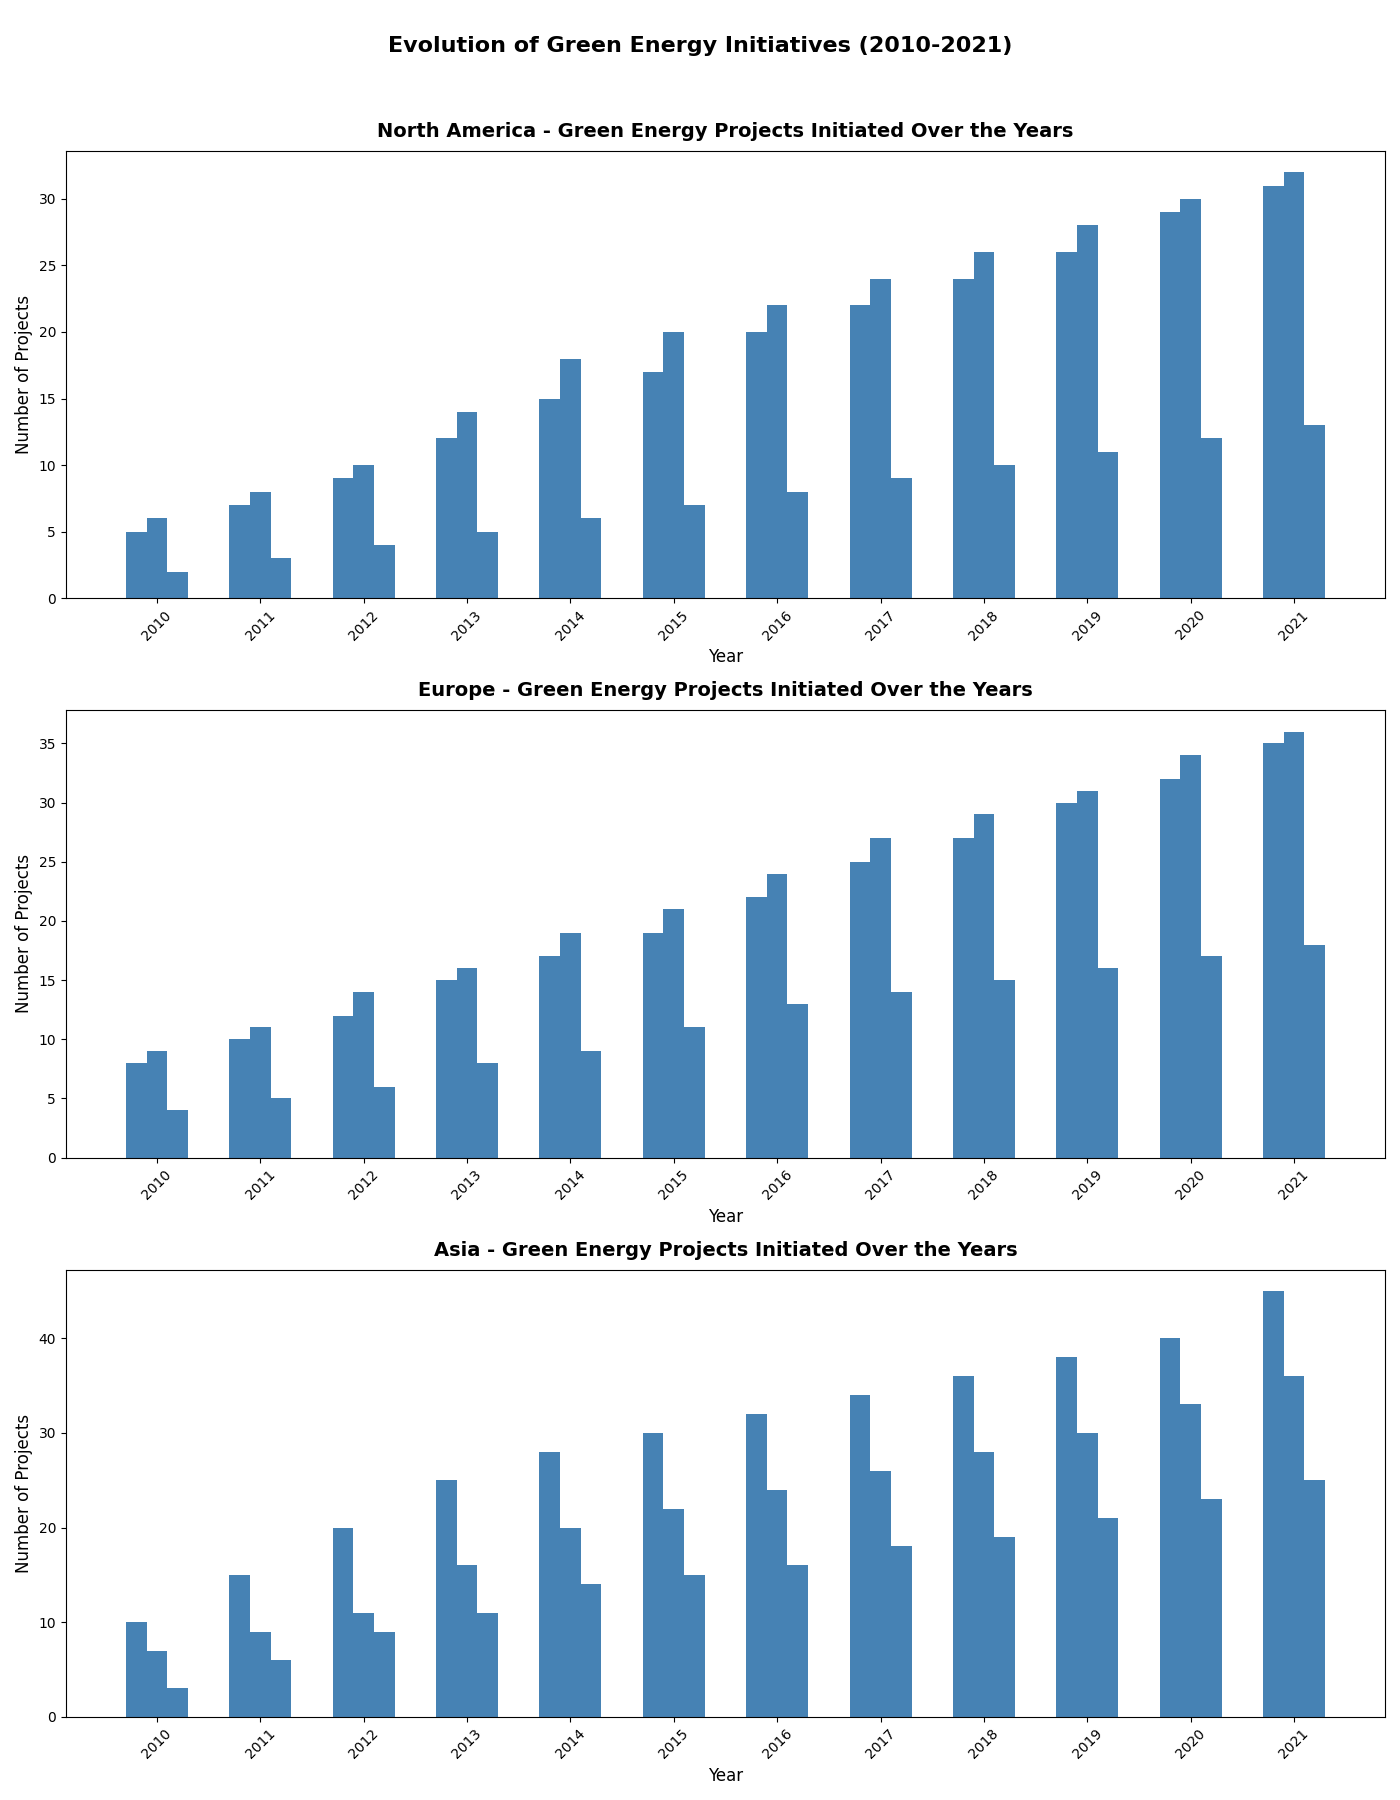

Write the Python code that produced this figure.
import matplotlib.pyplot as plt
import numpy as np

years = np.arange(2010, 2022)
regions = ['North America', 'Europe', 'Asia']

solar_projects = {
    'North America': [5, 7, 9, 12, 15, 17, 20, 22, 24, 26, 29, 31],
    'Europe': [8, 10, 12, 15, 17, 19, 22, 25, 27, 30, 32, 35],
    'Asia': [10, 15, 20, 25, 28, 30, 32, 34, 36, 38, 40, 45]
}

wind_projects = {
    'North America': [6, 8, 10, 14, 18, 20, 22, 24, 26, 28, 30, 32],
    'Europe': [9, 11, 14, 16, 19, 21, 24, 27, 29, 31, 34, 36],
    'Asia': [7, 9, 11, 16, 20, 22, 24, 26, 28, 30, 33, 36]
}

hydro_projects = {
    'North America': [2, 3, 4, 5, 6, 7, 8, 9, 10, 11, 12, 13],
    'Europe': [4, 5, 6, 8, 9, 11, 13, 14, 15, 16, 17, 18],
    'Asia': [3, 6, 9, 11, 14, 15, 16, 18, 19, 21, 23, 25]
}

fig, ax = plt.subplots(3, 1, figsize=(14, 18))

width = 0.2
single_color = 'steelblue'

for idx, region in enumerate(regions):
    ax[idx].bar(years - width, solar_projects[region], width=width, color=single_color)
    ax[idx].bar(years, wind_projects[region], width=width, color=single_color)
    ax[idx].bar(years + width, hydro_projects[region], width=width, color=single_color)
    
    ax[idx].set_title(f'{region} - Green Energy Projects Initiated Over the Years', fontsize=14, fontweight='bold', pad=10)
    ax[idx].set_xlabel('Year', fontsize=12)
    ax[idx].set_ylabel('Number of Projects', fontsize=12)
    ax[idx].set_xticks(years)
    ax[idx].set_xticklabels(years, rotation=45, fontsize=10)

fig.suptitle('Evolution of Green Energy Initiatives (2010-2021)', fontsize=16, fontweight='bold')

plt.tight_layout(rect=[0, 0, 1, 0.96])

plt.show()
